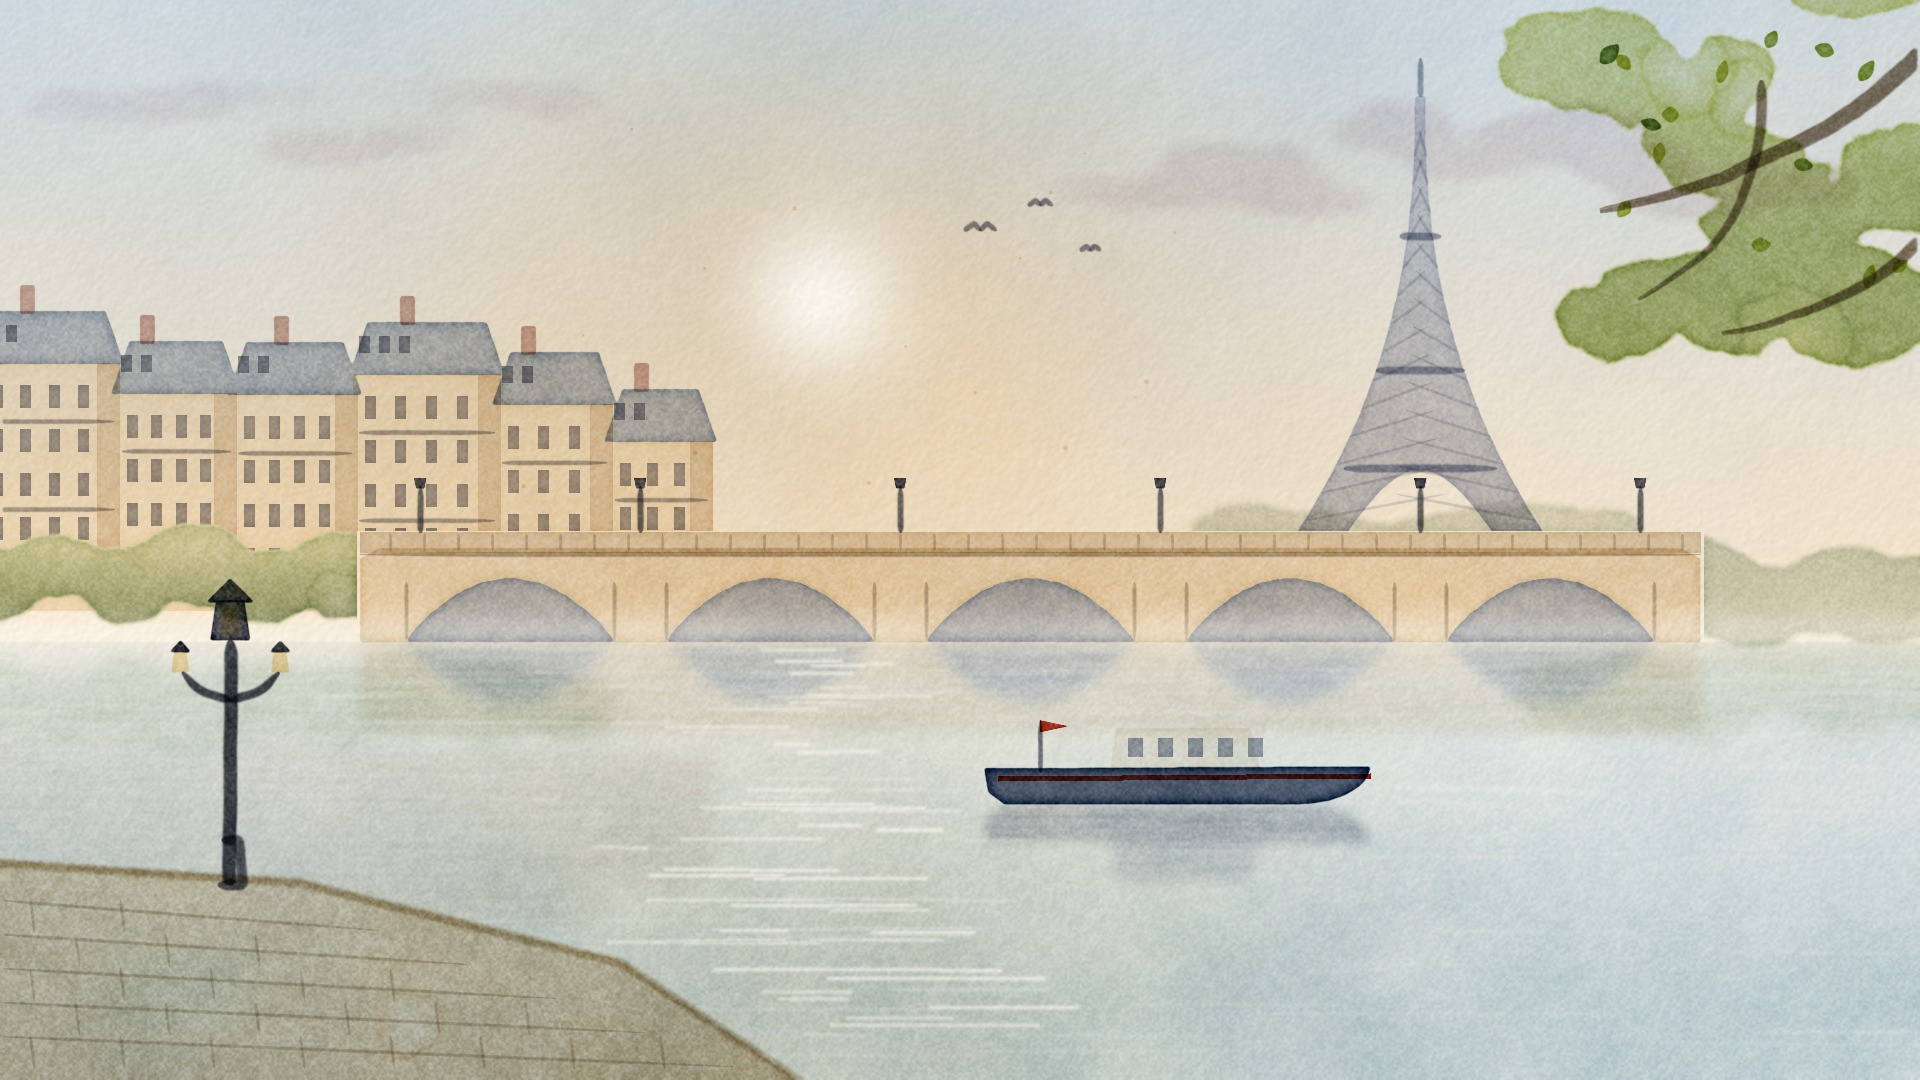

This figure's Python source:
"""수채화: 파리 센강의 아침 — 아침 안개 속 에펠탑, 돌다리, 오스만 건물, 강물 위 햇빛 길, 작은 배.
python3 seine_morning.py [out.png] [--stages DIR]
"""
import os, sys
sys.path.insert(0, os.path.expanduser('~/.claude/skills/claude-drawing-skill/lib'))
import numpy as np
from PIL import Image, ImageDraw
from watercolor import Watercolor, hexc
from core import spline, curve, blur

out = sys.argv[1] if len(sys.argv) > 1 and not sys.argv[1].startswith('--') else 'seine_morning.png'
stages = sys.argv[sys.argv.index('--stages') + 1] if '--stages' in sys.argv else None

W, H = 1920, 1080
p = Watercolor(W, H, seed=923)
p.paper()
p.stage('paper')
rng = p.rng
Y0 = 640                      # 수면선
SUN = (820, 300)


def rects(items):
    im = Image.new('L', (W, H), 0); d = ImageDraw.Draw(im)
    for (x0, y0, x1, y1) in items:
        d.rectangle([x0, y0, x1, y1], fill=255)
    return np.asarray(im, np.float32) / 255


def polys(items):
    im = Image.new('L', (W, H), 0); d = ImageDraw.Draw(im)
    for pts in items:
        d.polygon([tuple(map(float, q)) for q in pts], fill=255)
    return np.asarray(im, np.float32) / 255


# ---- 하늘: 위는 연한 하늘색, 지평선 쪽은 복숭아빛 아침
p.gradient_wash(0, Y0, top=hexc('#9dbad6'), bottom=hexc('#f7d9b0'), strength=0.55, soft_bottom=40)
glow = np.exp(-(((p.XX - SUN[0]) / 420) ** 2 + ((p.YY - SUN[1]) / 300) ** 2))
p.glaze(glow * (p.YY < Y0 + 10), hexc('#f3c27a'), 0.35, edge=0.0, gran=0.2)
p.lift(np.exp(-(((p.XX - SUN[0]) ** 2 + (p.YY - SUN[1]) ** 2) / (2 * 55 ** 2))), 0.95)   # 해: 종이 흰색으로 남김
clouds = p.blobs([(x, rng.uniform(120, 200), rng.uniform(60, 120), rng.uniform(14, 26)) for x in np.linspace(1150, 1800, 9)], rough=0.3, soft=14)
p.glaze(clouds, hexc('#c9a9b6'), 0.25, edge=0.2, gran=0.3)
clouds2 = p.blobs([(x, rng.uniform(90, 150), rng.uniform(50, 100), rng.uniform(10, 20)) for x in np.linspace(80, 560, 7)], rough=0.3, soft=14)
p.glaze(clouds2, hexc('#c9a9b6'), 0.2, edge=0.2, gran=0.3)
p.stage('sky')

BX0, BX1, DECK = 360, 1700, 548
BEHIND = 1 - np.clip(((p.XX > BX0 - 4) & (p.XX < BX1 + 4) & (p.YY > DECK - 18)).astype(np.float32), 0, 1)

# ---- 먼 에펠탑 (안개 낀 푸른 회색)
TX, TB, TT = 1420, 532, 96          # 중심 x, 밑, 꼭대기
def half(sgn):
    ys = np.linspace(TB, TT, 40)
    t = (TB - ys) / (TB - TT)
    w = 118 * (1 - t) ** 2.4 + 5
    return [(TX + sgn * wi, y) for wi, y in zip(w, ys)]
tower = half(-1) + half(1)[::-1]
tm = p.shape(tower, soft=1.5, ragged=0.15)
arch = p.shape([(TX - 72 + 144 * u, TB - 62 * np.sin(np.pi * u)) for u in np.linspace(0, 1, 30)] + [(TX + 72, TB + 10), (TX - 72, TB + 10)], soft=1.2, ragged=0.1)
tm = np.clip(tm - arch, 0, 1)
fade = np.clip(0.55 + (p.YY - TT) / 900, 0, 1)            # 위쪽이 더 안개에 묻힘
p.glaze(tm * fade * BEHIND, hexc('#7f8aac'), 0.55, edge=0.35, gran=0.4)
for y, wv in [(468, 76), (370, 44), (236, 20)]:
    if y > DECK - 22: continue            # 전망대 층
    p.line([(TX - wv, y), (TX + wv, y)], 3.2, hexc('#5f6888'), 0.6)
for k in range(14):                                        # 철골 격자 몇 줄
    y = 520 - k * 28
    if y < TT + 40: break
    t = (TB - y) / (TB - TT); wv = 118 * (1 - t) ** 2.4 + 5
    p.line([(TX - wv, y), (TX + wv * 0.2, y - 26)], 1.0, hexc('#6c7697'), 0.25)
    p.line([(TX + wv, y), (TX - wv * 0.2, y - 26)], 1.0, hexc('#6c7697'), 0.25)
p.line([(TX, TT), (TX, TT - 38)], 2.0, hexc('#6c7697'), 0.6)

# ---- 오른쪽 둑의 먼 나무숲
tower_trees = p.blobs([(x, DECK - rng.uniform(5, 25), rng.uniform(40, 70), rng.uniform(20, 34)) for x in np.linspace(1250, 1600, 7)], rough=0.3, soft=8)
p.glaze(tower_trees * BEHIND, hexc('#a3ae8f'), 0.4, edge=0.3, gran=0.45)
far_trees = p.blobs([(x, Y0 - rng.uniform(25, 60), rng.uniform(40, 70), rng.uniform(26, 44)) for x in np.linspace(1560, 1960, 12)], rough=0.3, soft=6)
p.glaze(far_trees * BEHIND, hexc('#93a68a'), 0.45, edge=0.35, gran=0.45)
p.stage('distance')

# ---- 왼쪽 둑의 오스만 건물들 (아침 햇살 받은 크림색 벽 + 푸른 회색 망사르드 지붕)
quay_trees = p.blobs([(x, Y0 - rng.uniform(40, 80), rng.uniform(40, 70), rng.uniform(30, 50)) for x in np.linspace(-20, 560, 9)], rough=0.32, soft=5)
OCC = BEHIND * (1 - np.clip(quay_trees * 1.3, 0, 1))
blds = []
x = -20
while x < 640:
    w = rng.uniform(95, 150); top = rng.uniform(330, 400) + max(0, x - 300) * 0.18
    blds.append((x, x + w, top)); x += w - 4
walls = rects([(a, t, b, Y0 - 30) for a, b, t in blds])
p.glaze(walls * OCC, hexc('#ecd3a6'), 0.45, edge=0.4, gran=0.35)
shade_side = rects([(b - 22, t, b, Y0 - 30) for a, b, t in blds])          # 햇빛 반대편 그늘
p.glaze(shade_side * walls * OCC, hexc('#c4a985'), 0.35, edge=0.2)
roofs = polys([[(a - 4, t), (a + 14, t - 52), (b - 14, t - 52), (b + 4, t)] for a, b, t in blds])
p.glaze(p.soften(roofs, 1.5, 0.15), hexc('#7d8eaa'), 0.62, edge=0.45, gran=0.45)
cxs = [a + rng.uniform(20, 60) for a, b, t in blds]
chim = rects([(c, t - 78, c + 14, t - 50) for c, (a, b, t) in zip(cxs, blds)])
p.glaze(p.soften(chim, 1.2, 0.1), hexc('#b0786a'), 0.55, edge=0.3)
wins = []
for a, b, t in blds:
    for row in range(5):
        y = t + 22 + row * 44
        if y > Y0 - 70: break
        n = int((b - a) // 30)
        for c in range(n):
            wx = a + 12 + c * (b - a - 24) / max(1, n)
            wins.append((wx, y, wx + 10, y + 22))
    wins += [(a + 6 + k * 20, t - 38, a + 16 + k * 20, t - 22) for k in range(int((b - a - 20) // 40))]  # 지붕창
p.glaze(p.soften(rects(wins), 0.8, 0.1) * OCC, hexc('#6c6a78'), 0.5, edge=0.3, gran=0.2)
for a, b, t in blds:                                       # 발코니 난간 선
    for y in (t + 58, t + 146):
        xe = min(b, BX0) if y > DECK - 24 else b
        if y < Y0 - 110 and xe - a > 30:
            p.line([(a + 6, y), (xe - 6, y)], 1.6, hexc('#4c4a52'), 0.45)
p.glaze(quay_trees * BEHIND, hexc('#a7b36f'), 0.6, edge=0.4, gran=0.45, bloom=1)
p.glaze(quay_trees * BEHIND * np.clip(blur(quay_trees, 1) * 1.2, 0, 1) * np.clip((p.YY - (Y0 - 90)) / 60, 0, 1), hexc('#5f7a4e'), 0.45, edge=0.3)
p.stage('buildings')

# ---- 돌다리 (다섯 아치)
deck = [(BX0, DECK + 10), (BX0 + 20, DECK), (BX1 - 20, DECK), (BX1, DECK + 10), (BX1, Y0 + 2), (BX0, Y0 + 2)]
bm = p.shape(deck, soft=1.5, ragged=0.12)
arches = []
centres = np.linspace(BX0 + 150, BX1 - 150, 5)
for cx in centres:
    rx, ry = 104, 64
    arches.append([(cx - rx + 2 * rx * u, Y0 + 2 - ry * np.sin(np.pi * u) ** 0.8) for u in np.linspace(0, 1, 40)])
am = polys(arches)
bm = np.clip(bm - p.soften(am, 1.2, 0.1), 0, 1)
p.glaze(bm, hexc('#d9c29a'), 0.55, edge=0.45, gran=0.5)
p.glaze(p.soften(am, 1.5, 0.15) * (p.YY < Y0 + 2), hexc('#5d6b8a'), 0.55, edge=0.4)   # 아치 아래 그늘
p.glaze(rects([(BX0, DECK - 16, BX1, DECK + 4)]), hexc('#c4ab82'), 0.5, edge=0.3)        # 난간
for cx in centres:                                                                       # 교각 그늘 면
    for s in (-1, 1):
        x = cx + s * 104
        p.line([(x, DECK + 34), (x, Y0)], 1.4, hexc('#7b6a55'), 0.4)
p.line([(BX0, DECK + 6), (BX1, DECK + 6)], 1.6, hexc('#7b6a55'), 0.5)
for x in np.arange(BX0 + 30, BX1, 34):                                                   # 난간 기둥
    p.line([(x, DECK - 14), (x, DECK + 2)], 1.0, hexc('#8b7a62'), 0.35)
for cx in [BX0 + 60, BX1 - 60] + list((centres[:-1] + centres[1:]) / 2):                 # 가로등
    p.line([(cx, DECK - 16), (cx, DECK - 62)], 2.0, hexc('#3f4250'), 0.75)
    p.glaze(p.shape([(cx - 6, DECK - 70), (cx + 6, DECK - 70), (cx + 4, DECK - 60), (cx - 4, DECK - 60)], soft=0.8), hexc('#3f4250'), 0.8, edge=0.2)
p.stage('bridge')

# ---- 강물: 하늘빛이 가까울수록 진해짐 + 반사
water = np.clip((p.YY - Y0) / 3, 0, 1)
p.glaze(water * np.clip(0.3 + (p.YY - Y0) / 520, 0, 1), hexc('#7aa0b4'), 0.55, edge=0.05, gran=0.35, variation=0.3)
p.glaze(p.mirror(glow, Y0, soft=6, breakup=0.3) * water, hexc('#f0c47c'), 0.3, edge=0.05)
p.glaze(p.mirror(bm, Y0, soft=6, breakup=0.45), hexc('#cbb38d'), 0.35, edge=0.1)
p.glaze(p.mirror(p.soften(am, 1.5) * (p.YY < Y0 + 2), Y0, soft=6, breakup=0.4), hexc('#4f5d7c'), 0.35, edge=0.1)
p.glaze(p.mirror((walls + roofs * 0.8) * OCC, Y0, soft=8, breakup=0.55), hexc('#b9a68c'), 0.3, edge=0.1)
p.glaze(p.mirror(quay_trees, Y0, soft=8, breakup=0.55), hexc('#7f9460'), 0.3, edge=0.1)
p.glaze(p.mirror(far_trees, Y0, soft=8, breakup=0.55), hexc('#7f9460'), 0.25, edge=0.1)
# 햇빛 길: 해 아래로 가로 물결을 들어내기
rip = np.zeros((H, W), np.float32)
for _ in range(60):
    y = rng.uniform(Y0 + 10, 1060)
    spread = 40 + (y - Y0) * 0.45
    x = SUN[0] + rng.normal(0, spread * 0.6); ln = rng.uniform(40, 160) * (0.6 + (y - Y0) / 400)
    rip = np.maximum(rip, p.band([(x - ln / 2, y), (x + ln / 2, y + rng.normal(0, 1.2))], rng.uniform(2, 4.5), soft=1.0))
p.lift(rip * water, 0.75)
rip2 = np.zeros((H, W), np.float32)
for _ in range(36):
    y = rng.uniform(Y0 + 30, 1060); x = rng.uniform(-50, 1900); ln = rng.uniform(100, 360)
    rip2 = np.maximum(rip2, p.band([(x, y), (x + ln, y + rng.normal(0, 1.5))], rng.uniform(1.5, 3), soft=1.2))
p.lift(rip2 * water, 0.35)
mist = np.exp(-((p.YY - (Y0 - 6)) / 22) ** 2)                # 수면 위 얇은 아침 안개
p.lift(mist * (0.6 + 0.4 * p.noise(180, 3)), 0.35)
p.stage('river')

# ---- 강 위의 작은 배 (짙은 남색 선체 + 빨간 줄)
CX, CY = 1180, 790
hull = [(CX - 196, CY - 22), (CX - 192, CY + 2), (CX - 176, CY + 14)] + [(CX + 120 + 70 * np.sin(a), CY - 24 + 38 * np.cos(a)) for a in np.linspace(0, np.pi / 2, 12)][::-1][::-1] + [(CX - 196, CY - 22)]
hm = p.shape(hull, soft=1.2, ragged=0.08)
p.glaze(hm, hexc('#2f3f5e'), 0.9, edge=0.4, gran=0.2)
p.glaze(p.band([(CX - 182, CY - 12), (CX + 190, CY - 15)], 6, soft=0.8), hexc('#c23b2e'), 0.9, edge=0.2)
cab = p.shape([(CX - 70, CY - 20), (CX - 64, CY - 62), (CX + 70, CY - 62), (CX + 80, CY - 20)], soft=1, ragged=0.08)
p.glaze(cab, hexc('#efe6d2'), 0.5, edge=0.4)
p.glaze(p.soften(rects([(CX - 52 + k * 30, CY - 52, CX - 38 + k * 30, CY - 34) for k in range(5)]), 0.8), hexc('#5d6b8a'), 0.55, edge=0.2)
p.line([(CX - 140, CY - 18), (CX - 140, CY - 70)], 1.6, hexc('#3f4250'), 0.7)
p.glaze(p.shape([(CX - 140, CY - 70), (CX - 112, CY - 64), (CX - 140, CY - 58)], soft=0.8), hexc('#c23b2e'), 0.85, edge=0.2)  # 작은 깃발
p.glaze(p.mirror(hm + cab * 0.5, CY + 14, soft=5, breakup=0.5), hexc('#3a4868'), 0.4, edge=0.1)
p.lift(p.band([(CX + 200, CY - 4), (CX + 420, CY + 2)], 3, soft=2) + p.band([(CX + 200, CY + 6), (CX + 380, CY + 20)], 2, soft=2), 0.6)  # 배 뒤 물살
p.stage('boat')

# ---- 앞쪽: 왼쪽 아래 돌 강둑과 가로등, 오른쪽 위에서 늘어진 플라타너스 가지
quay = [(0, 1080), (0, 860), (300, 880), (620, 960), (800, 1080)]
qm = p.shape(quay, soft=3, ragged=0.3)
p.glaze(qm, hexc('#d8bf92'), 0.55, edge=0.5, gran=0.6, bloom=1)
p.glaze(qm * np.clip((p.YY - 900) / 200, 0, 1), hexc('#a98e6a'), 0.35, edge=0.1)
for k in range(5):                                          # 돌 줄눈
    y0 = 900 + k * 34
    p.line([(0, y0), (min(800, 300 + (y0 - 870) * 2.6), y0 + 30)], 1.2, hexc('#8a7558'), 0.35)
for k in range(5):
    y0 = 900 + k * 34
    for x in np.arange(30 + (k % 2) * 45, 760, 90):
        if y0 < 870 + x * 0.25 and x < 800: continue
        if x > 300 + (y0 - 870) * 2.6: continue
        p.line([(x, y0 + x * 0.1 * 0), (x + 4, y0 + 32)], 1.1, hexc('#8a7558'), 0.3)
p.glaze(p.band([(0, 862), (300, 882), (620, 962), (800, 1080)], 10, soft=1.5), hexc('#a8936c'), 0.5, edge=0.2)  # 둑 위 갓돌
LX = 230
p.stroke([(LX, 884), (LX, 640)], 9, hexc('#2f3340'), 0.9, dry=0.15, taper=(0.02, 0.05))
lamp = p.shape([(LX - 20, 640), (LX + 20, 640), (LX + 14, 600), (LX - 14, 600)], soft=1, ragged=0.08)
p.glaze(lamp, hexc('#3a3e4c'), 0.85, edge=0.3)
p.glaze(p.shape([(LX - 24, 602), (LX + 24, 602), (LX, 578)], soft=1), hexc('#2f3340'), 0.9, edge=0.2)
p.glaze(p.shape([(LX - 9, 636), (LX + 9, 636), (LX + 7, 608), (LX - 7, 608)], soft=1), hexc('#f2cf7f'), 0.6, edge=0.2)
for sgn in (-1, 1):                                          # 곡선 팔과 작은 등 두 개
    p.stroke(spline([(LX, 700), (LX + sgn * 30, 690), (LX + sgn * 48, 672)], 8), 3.5, hexc('#2f3340'), 0.85, dry=0.1, taper=(0.1, 0.3))
    gx = LX + sgn * 50
    p.glaze(p.shape([(gx - 9, 672), (gx + 9, 672), (gx + 6, 650), (gx - 6, 650)], soft=1), hexc('#f2cf7f'), 0.55, edge=0.3)
    p.glaze(p.shape([(gx - 11, 652), (gx + 11, 652), (gx, 640)], soft=1), hexc('#2f3340'), 0.85, edge=0.2)
p.stroke([(LX - 12, 884), (LX + 12, 884), (LX + 8, 840), (LX - 8, 840)], 6, hexc('#2f3340'), 0.8, dry=0.1, taper=(0.1, 0.1))
# 플라타너스 가지
for (sx, sy, ex, ey, w) in [(1980, -10, 1600, 210, 14), (1760, 80, 1640, 300, 6), (1980, 160, 1720, 330, 8)]:
    p.stroke(curve((sx, sy), (ex, ey), -40, 16, wig=4, seed=int(sx + sy)), w, hexc('#6b5a45'), 0.8, dry=0.35, taper=(0.05, 0.7))
leaves = p.blobs([(rng.uniform(1560, 1960), rng.uniform(-40, 320), rng.uniform(40, 90), rng.uniform(26, 60)) for _ in range(16)], rough=0.4, soft=4, ragged=0.5)
p.glaze(leaves, hexc('#c7cf6c'), 0.65, edge=0.5, gran=0.45, bloom=2)
p.glaze(leaves * np.clip(blur(leaves, 2) * 1.2, 0, 1) * np.clip((p.YY - 40) / 200, 0.2, 1), hexc('#6e8b4a'), 0.45, edge=0.4, bloom=1)
for _ in range(14):
    x, y = rng.uniform(1580, 1900), rng.uniform(40, 330)
    lm = p.shape(Watercolor.petal_pts(x, y, rng.uniform(0, 6.28), rng.uniform(18, 28), rng.uniform(7, 10)), soft=1, ragged=0.1)
    p.glaze(lm, hexc(rng.choice(['#8fa64f', '#b9c35a', '#6e8b4a'])), 0.75, edge=0.5)
# 갈매기 몇 마리
for (bx, by, s) in [(980, 230, 16), (1040, 205, 12), (1090, 250, 10)]:
    p.line([(bx - s, by), (bx - s * 0.4, by - s * 0.45), (bx, by)], 1.8, hexc('#5b5a66'), 0.7)
    p.line([(bx, by), (bx + s * 0.4, by - s * 0.45), (bx + s, by)], 1.8, hexc('#5b5a66'), 0.7)
p.splatter(hexc('#e2b06a'), 18, box=(500, 120, 1300, 520), size=(1.2, 3), strength=0.4)

p.save(out, stages_dir=stages)
print('saved', out)
